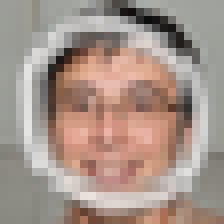
#> input picture final_testdata/final_superimposed_images_6000/1204.png, 28 x 28 px, found by its file name (shown 8 times larger); its folder holds 4 pictures in this run
$ python cPCA_final.py
#> lines starting #> are read from the running program, lines starting #| are printed output that depends on the picture

#----------| Imports |----------#

import numpy
import seaborn as sns
import matplotlib.pyplot as plt
from sklearn import datasets
import os
from PIL import Image
from numpy import linalg as LA
from sklearn import cluster
import sys

import warnings
warnings.filterwarnings("ignore")


#----------Imports----------#


#------------------------| PCA |------------------------#


class PCA():

    def fit_transform(self, X, directions=2):

        # get number of samples and components
        self.n_samples = X.shape[0]
        self.directions = directions

        self.A = X

        # calculate covariance matrix
        covariance_matrix = self.get_covariance_matrix()

        # retrieve selected eigenvectors
        eigenvectors = self.get_eigenvectors(covariance_matrix)

        # project into lower dimension
        projected_matrix = self.project_matrix(eigenvectors)
        return projected_matrix


    def get_covariance_matrix(self, ddof=0):

        # calculate covariance matrix with standardized matrix A
        C = numpy.dot(self.A.T, self.A) / (self.n_samples-ddof)
        return C

    def get_eigenvectors(self, C):
        # calculate eigenvalues & eigenvectors of covariance matrix C
        eigenvalues, eigenvectors = numpy.linalg.eig(C)

        # sort eigenvalues descending and select columns based on directions
        n_cols = numpy.argsort(eigenvalues)[::-1][:self.directions]
        selected_vectors = eigenvectors[:, n_cols]
        return selected_vectors

    def project_matrix(self, eigenvectors):
        P = numpy.dot(self.A, eigenvectors)
        return P


#------------------------PCA------------------------#


A=[]
i = 0

directory = os.fsencode("/Users/deebthik/Desktop/test_FF/final_testdata/final_superimposed_images_6000")

for file in os.listdir(directory):

    #opening Image and resizing to 28x28
    image_test = numpy.array(Image.open("/Users/deebthik/Desktop/test_FF/final_testdata/final_superimposed_images_6000/" + os.fsdecode(file)).resize((28,28)).convert("L"))
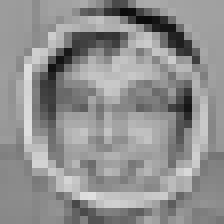
#> image_test: shape (28, 28) (shown 8 times larger); min 10, max 223, mean 144.2

    x=numpy.array(image_test)
    #convert to 1D vector
    y=numpy.concatenate(x)
#> y = 784 values, max 223 at index 683, min 10 at index 74, mean 144.2

    A += [y]

    i += 1
    print ("Target parsing iteration - " + str(i))
    if i == 5000:
        break
#> pass 2 of the loop `for file in os.listdir(directory):`:
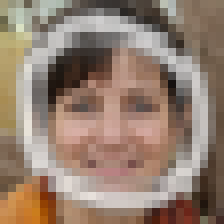
#> input picture final_testdata/final_superimposed_images_6000/1259.png, 28 x 28 px, found by its file name (shown 8 times larger)
#> `image_test = numpy.array(Image.open("/Users/deebthik/Desktop/test_FF/f..`:
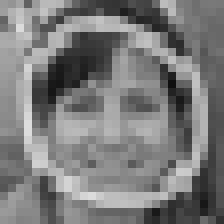
#> image_test: shape (28, 28) (shown 8 times larger); min 15, max 221, mean 122.9
#> y = 784 values, max 221 at index 423, min 15 at index 301, mean 122.9
#> pass 3 of the loop `for file in os.listdir(directory):`:
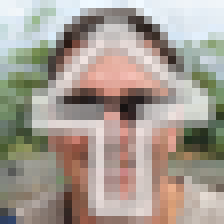
#> input picture final_testdata/final_superimposed_images_6000/1433.png, 28 x 28 px, found by its file name (shown 8 times larger)
#> `image_test = numpy.array(Image.open("/Users/deebthik/Desktop/test_FF/f..`:
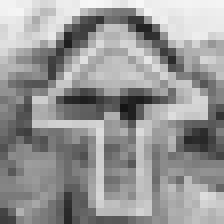
#> image_test: shape (28, 28) (shown 8 times larger); min 20, max 247, mean 150.9
#> y = 784 values, max 247 at index 11, min 20 at index 379, mean 150.9
#> the loop made 4 passes; the first 3 are shown

#generate final numpy for target
A_final = numpy.array(A)

#PCA for target
pca = PCA()
converted_data = pca.fit_transform(A_final)
#> in get_covariance_matrix, `C = numpy.dot(self.A.T, self.A) / (self.n_samples-ddof)`:
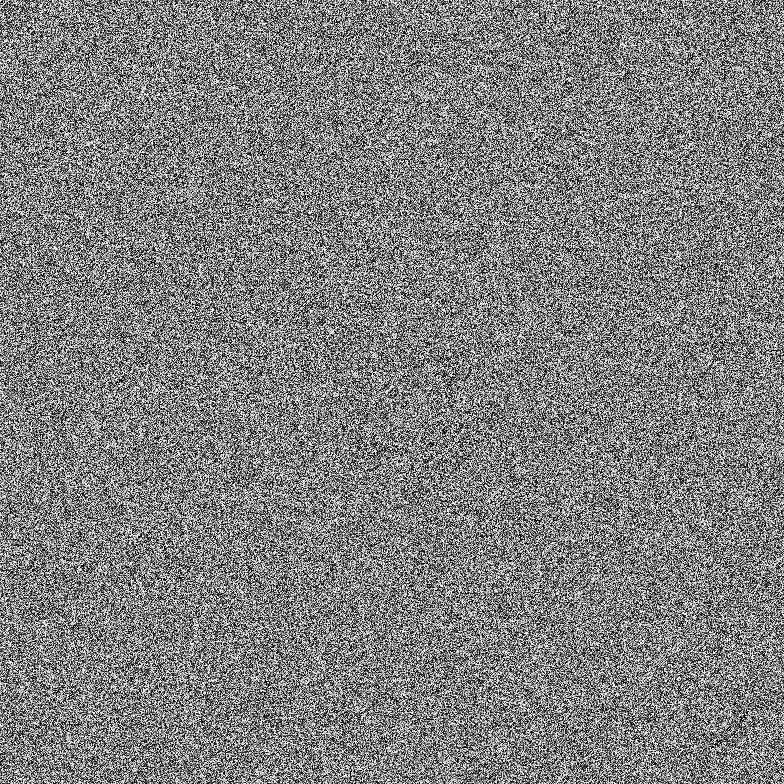
#> C: shape (784, 784) float64; min 0, max 63.75, mean 31.9; drawn with min black and max white
#> in get_eigenvectors, `eigenvalues, eigenvectors = numpy.linalg.eig(C)`:
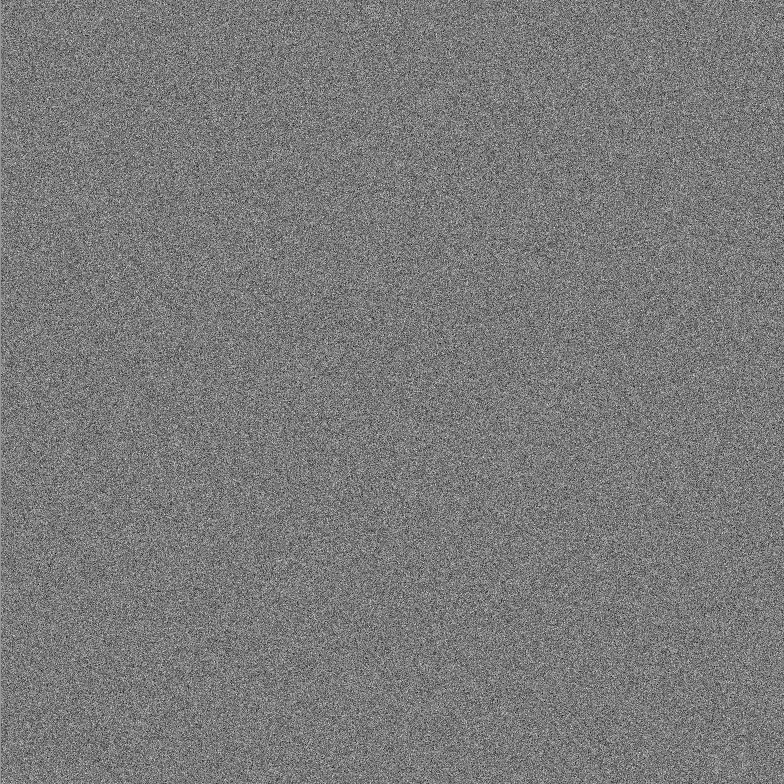
#> eigenvectors: shape (784, 784) float64; min -0.16, max 0.173, mean 4.67e-05; drawn with min black and max white
#> in get_eigenvectors, `eigenvalues, eigenvectors = numpy.linalg.eig(C)`: eigenvalues = 784 values, max 25028.1 at index 0, min -1010.9 at index 3, mean 32.26
#> in get_eigenvectors, `n_cols = numpy.argsort(eigenvalues)[::-1][:self.directions]`: n_cols = [0, 1]
#> in get_eigenvectors, `selected_vectors = eigenvectors[:, n_cols]`: selected_vectors = 784 pairs, first value 0.0329 to 0.0382, second value -0.0988 to 0.124

#plotting PCA for target
plt.style.use("dark_background")
plt.figure(figsize = (10,6))

plt.scatter(converted_data[:, 0], converted_data[:, 1], s = 30, alpha = 0.75, c = "cyan")
plt.xlabel("PC-1") , plt.ylabel("PC-2")
ax = plt.gca()
ax.axes.xaxis.set_ticklabels([])
ax.axes.yaxis.set_ticklabels([])
ax.set_xticks([])
ax.set_yticks([])

#saving PCA for target
plt.savefig("/Users/deebthik/Desktop/bla/PCA.png")
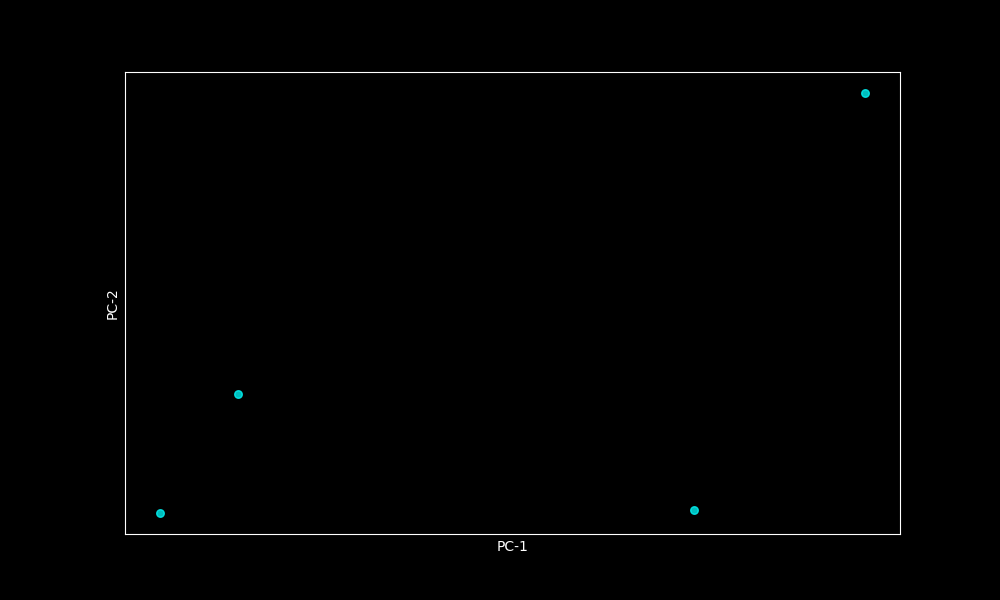
#> figure drawn by matplotlib, 1 panel


#------------------------| Contrastive PCA |------------------------#


class Contrastive_PCA(object):

    def __init__(self):
        self.directions = 2

    # [44 lines left out: functions fit_transform, transform, not called in this run]


#------------------------Contrastive PCA------------------------#


B=[]
i = 0
directory = os.fsencode("/Users/deebthik/Desktop/test_FF/final_testdata/satellite_images")

#> (the run stopped early here; a loop or call above may not have finished)
